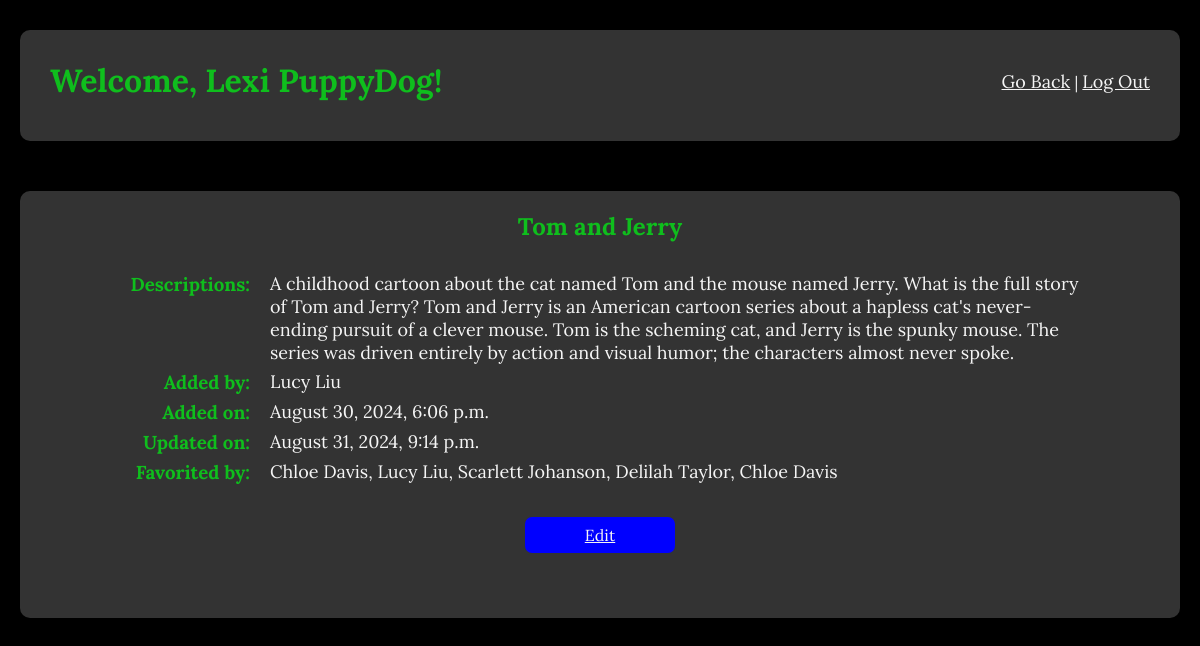
The app's page /books/27 (signed in), older data.
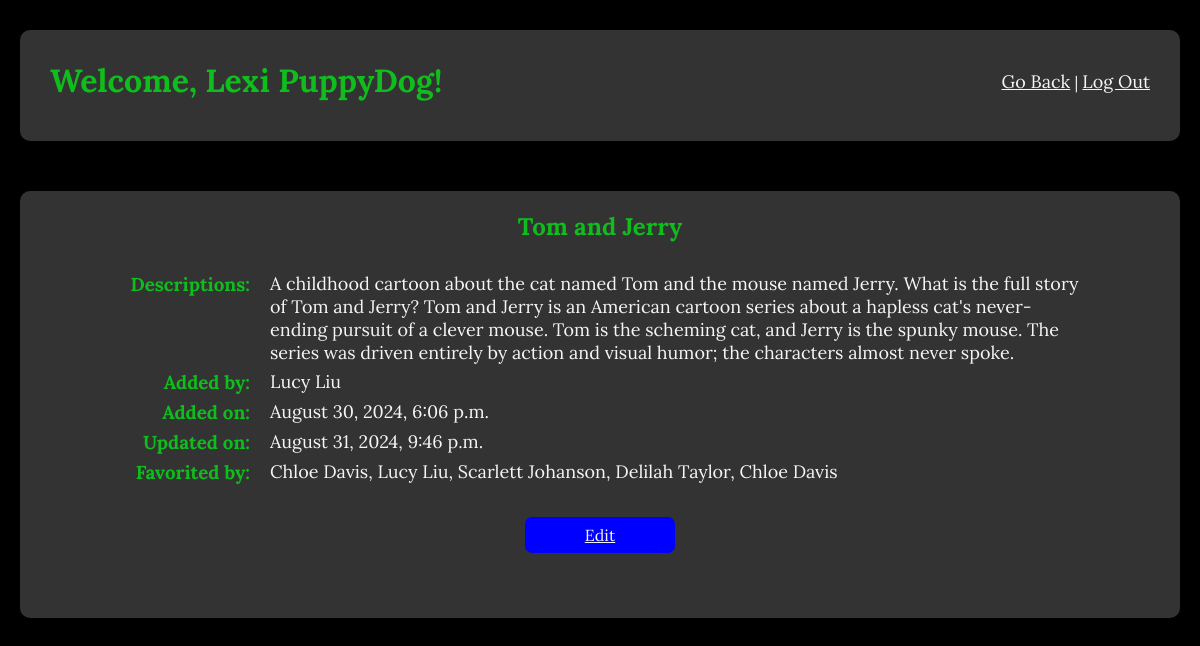
The same page, newer data.
### favorite_books_app/models.py (models this page shows)
class Book(models.Model):
    title = models.CharField(max_length = 255)
    description = models.CharField(max_length = 255)
    uploaded_by = models.ForeignKey(User, related_name="books_uploaded", on_delete=models.CASCADE)
    users_who_like = models.ManyToManyField(User, related_name = "liked_books")
    created_at = models.DateTimeField(auto_now_add=True)
    updated_at = models.DateTimeField(auto_now=True)
    objects = BookManager()

class User(models.Model):
    first_name=models.CharField(max_length=45)
    last_name=models.CharField(max_length=45)
    email=models.CharField(max_length=255)
    password=models.CharField(max_length=255)
    created_at=models.DateTimeField(auto_now_add=True)
    updated_at=models.DateTimeField(auto_now=True)
    objects=UserManager()

### favorite_books_app/views.py (the view)
# urls.py: path('books/<int:book_id>', views.show_one, name='show_book'),  # View a single book
def show_one(request, book_id):
    if 'userid' not in request.session:
        return redirect('/')  # Redirect to login page if user is not logged in
    book = get_object_or_404(Book, id=book_id)
    current_user = User.objects.get(id=request.session['userid'])
    context = {
        'book': book,
        'current_user': current_user,
    }
    return render(request, 'show_book.html', context)

### favorite_books_app/templates/show_book.html (shortened to what this page needs)
<!DOCTYPE html>
<html lang="en">
<head>
    {% load static %}
    <link rel="stylesheet" href="{% static 'css/show_book.css' %}">
</head>
<body>
    <div class="container">
        <div class="header">
            <h1>Welcome, {{ current_user.first_name }} {{ current_user.last_name }}!</h1><br>
            <div class="links">
                <a href="{% url 'list_books' %}">Go Back</a> | <a id="log_out" href="/">Log Out</a>
            </div>
        </div>
        <div class="main">
            <div class="content">
                <h2>{{ book.title }}</h2>
                <div>
                    <h3>Descriptions: </h3>
                    <p>{{ book.description }}</p>
                </div>
                <div>
                    <h3>Added by: </h3>
                    <p>{{ book.uploaded_by.first_name }} {{ book.uploaded_by.last_name }}</p>
                </div>
                <div>
                    <h3>Added on: </h3>
                    <p>{{ book.created_at|date:"F j, Y, g:i a" }}</p>
                </div>
                <div>
                    <h3>Updated on: </h3>
                    <p>{{ book.updated_at|date:"F j, Y, g:i a" }}</p>
                </div>
                <div>
                    <h3>Favorited by:</h3>
                    <p>{% if book.users_who_like.all %}
                            {% for user in book.users_who_like.all %}
                                {{ user.first_name }} {{ user.last_name }}{% if not forloop.last %}, {% endif %}
                            {% endfor %}
                        {% else %}
                            No one
                        {% endif %}
                    </p>
                </div>
            </div>
            <div class="button-wrapper">
                <a href="{% url 'edit_book' book.id %}" class="btn">Edit</a>
            </div>
        </div>
    </div>
</body>
</html>

Row changes from the older to the newer data that the page shows:
changed Book "Tom and Jerry": updated_at "August 31, 2024, 9:14 p.m." → "August 31, 2024, 9:46 p.m."
